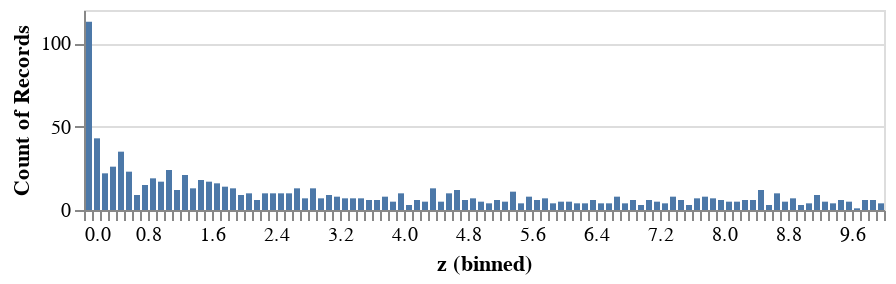

Notebook cell for this chart:
### Markdown cell above
Many of you are probably already familiar with histograms. Histograms are a way of visualizing observed data. Each observed value is stacked up on top of its approximate label (e.g. any $z$ between 0.5 and 1.5 is labeled "1") and the counts are plotted:

### Code cell
z = [realize_cont(Z) for i in range(1000)] # 1000 draws from Z

plot_df = pd.DataFrame({'z':z})
alt.Chart(plot_df, height=100, width=400).mark_bar().encode(
    alt.X('z', bin=alt.Bin(maxbins=100)),
    y='count()'
)

### Figure 1 — Vega-Lite specification as saved in the notebook (floating-point values rounded to 4 significant figures; data arrays with more than 128 entries replaced by an {"elided": "..."} marker saying what was removed)
{"$schema": "https://vega.github.io/schema/vega-lite/v3.4.0.json", "config": {"mark": {"tooltip": null}, "view": {"height": 300, "width": 400}}, "data": {"name": "data-585a99b650ca6ef33d978f91734d3f97"}, "datasets": {"data-585a99b650ca6ef33d978f91734d3f97": {"elided": "1000 records"}}, "encoding": {"x": {"bin": {"maxbins": 100}, "field": "z", "type": "quantitative"}, "y": {"aggregate": "count", "type": "quantitative"}}, "height": 100, "mark": "bar", "width": 400}
